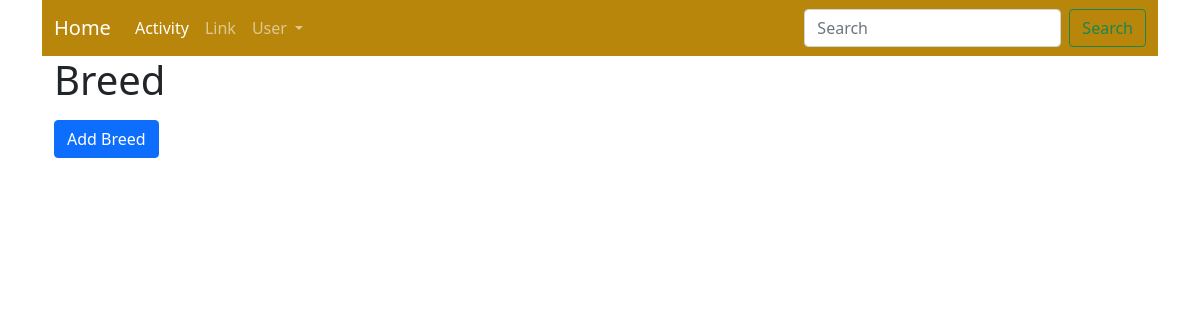
The app's page /breed/, older data.
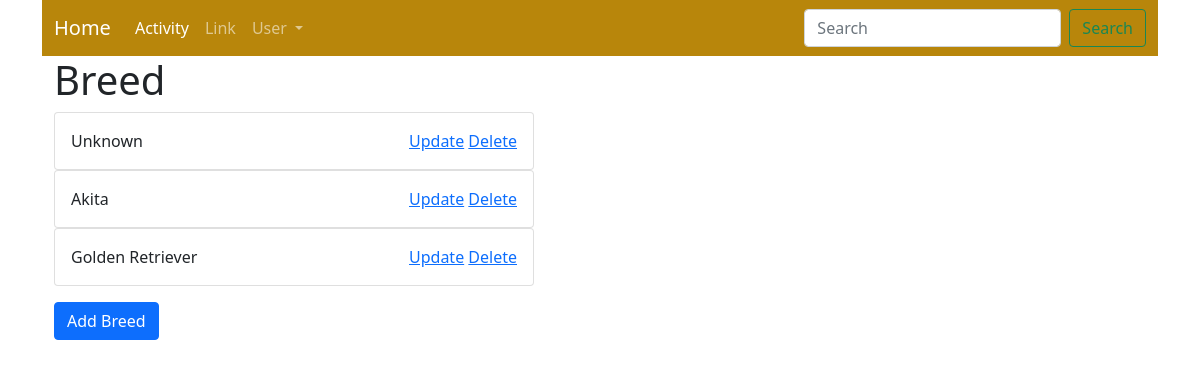
The same page, newer data.
### blog/models.py (models this page shows, shortened)
class Breed(models.Model):
    name = models.CharField(max_length=150)

### blog/views.py (the view)
# urls.py: path('breed/', BreedDetail.as_view(), name="breed-detail"),
class BreedDetail(ListView):
    model = Breed
    template_name = 'breed/breed_details.html'

### blog/templates/breed/breed_details.html (shortened to what this page needs)
{% extends 'base.html' %}
{% block content %}
    <h1>Breed</h1>
    <div class="card-deck" style="margin-bottom: 1rem">
    {% for breed in object_list %}
            <div class="card" style="width: 30rem">
                <div class="card-body">
                    {{ breed.name }}
                    <span style="float: right">
                        <a href="{% url 'update-breed' breed.pk %}">Update</a> <a href="{% url 'delete-breed' breed.pk %}">Delete</a>
                    </span>
                </div>
            </div>
    {% endfor %}
    </div>
    <a href="{% url 'add-breed' %}" class="btn btn-primary">Add Breed</a>
{% endblock %}

### blog/templates/base.html (shortened to what this page needs)
<!doctype html>
<html lang="en">
  <head>
    <link href="https://cdn.jsdelivr.net/npm/bootstrap@5.1.3/dist/css/bootstrap.min.css" rel="stylesheet">
  </head>
  <body>
  <div class="container">
  <nav class="navbar navbar-expand-lg navbar-dark" style="background-color: darkgoldenrod;">
  <div class="container-fluid">
    <a class="navbar-brand" href="{% url 'home' %}">Home</a>
    <div class="collapse navbar-collapse" id="navbarSupportedContent">
      <ul class="navbar-nav me-auto mb-2 mb-lg-0">
        <li class="nav-item">
          <a class="nav-link active" aria-current="page" href="{% url 'activity' %}">Activity</a>
        </li>
        <li class="nav-item">
          <a class="nav-link" href="#">Link</a>
        </li>
        <li class="nav-item dropdown">
          <a class="nav-link dropdown-toggle" href="#" id="navbarDropdown" role="button" data-bs-toggle="dropdown" aria-expanded="false">
              {% if user.is_authenticated %}
                  {{ user.username }}
              {% else %}
                  User
              {% endif %}
          </a>
        </li>
      </ul>
      <form class="d-flex">
        <input class="form-control me-2" type="search" placeholder="Search" aria-label="Search">
        <button class="btn btn-outline-success" type="submit">Search</button>
      </form>
    </div>
  </div>
</nav>
      <div class="container">
          {% block content %}
          {% endblock %}
      </div>
  </div>
  </body>
</html>

Row changes from the older to the newer data that the page shows:
added Breed: name "Unknown"
added Breed: name "Akita"
added Breed: name "Golden Retriever"
